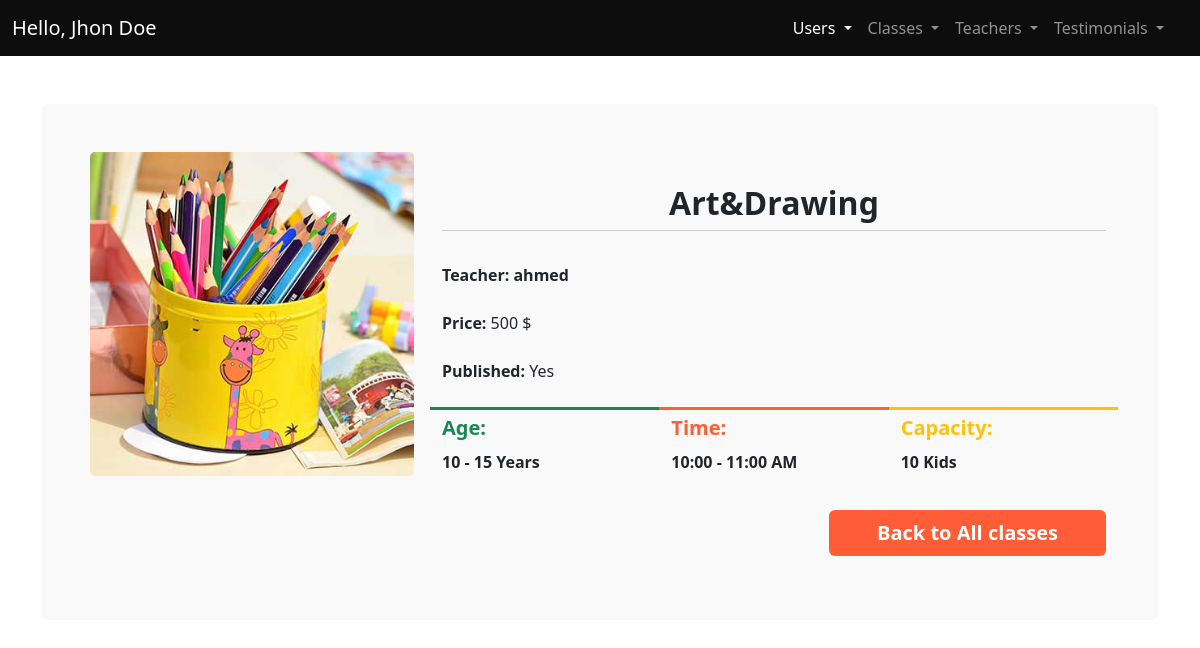
The app's page /admin/class_details.php?id=1 (signed in) with its own data.
### tables this page shows
CREATE TABLE `classes` (
  `id` int(11) NOT NULL,
  `RegDate` timestamp NOT NULL DEFAULT current_timestamp(),
  `classname` varchar(50) NOT NULL,
  `price` float NOT NULL,
  `capacity` int(11) NOT NULL,
  `age1` int(11) NOT NULL,
  `age2` int(11) NOT NULL,
  `time1` time NOT NULL,
  `time2` time NOT NULL,
  `published` enum('Yes','No') NOT NULL,
  `image` varchar(50) NOT NULL,
  `teacher_id` int(11) NOT NULL
);

CREATE TABLE `teachers` (
  `id` int(11) NOT NULL,
  `RegDate` timestamp NOT NULL DEFAULT current_timestamp(),
  `fullname` varchar(50) NOT NULL,
  `jobtitle` varchar(50) NOT NULL,
  `published` enum('Yes','No') NOT NULL,
  `image` varchar(50) NOT NULL
);

### admin/class_details.php (the view, shortened to what this page needs)
<?php
require_once "./includes/conn.php";
if(isset($_GET['id'])){
  try{
$sql = "SELECT * FROM `classes` WHERE id=?";
$stmt = $conn->prepare($sql);
$id=$_GET['id'];
$stmt->execute([$id]);
$class = $stmt->fetch();
$sqltea = "SELECT * FROM `teachers`";
$stmttea = $conn->prepare($sqltea);
$stmttea->execute();
$teachers = $stmttea->fetchAll();
}  catch(PDOException $e){
  $error = "Connection failed: " . $e->getMessage();
}
}
?>
<!DOCTYPE html>
<html lang="en">
  <head>
    <link rel="stylesheet" href="css/main.min.css" />
    <link rel="stylesheet" href="css/styles.css" />
  </head>
  <body>
    <main>
    <?php
      require_once "../includes/nav.php";
      ?>
      <div class="container my-5">
        <div class="bg-light p-5 rounded">
          <div class="card bg-light border-0">
            <div class="row justify-content-center">
              <div class="col-lg-4 col-md-6 col-10">
                <img src="../img/<?php echo $class['image'] ?>" alt="" class="card-img" />
              </div>
              <div class="col-lg-8 col-md-6 col-12 card-body">
                <div class="mb-4 text-center py-2">
                  <h2 class="fw-semibold bg-light card-header"><?php echo $class['classname'] ?></h2>
                </div>
                <div class="mb-4">
                  <p class="card-text">
                    <span value="<?php echo $teacher['id'] ?>"  class="fw-bold" >Teacher:<?php foreach($teachers as $teacher) {
                      ?>
                      <?php echo ($teacher["id"] == $class['teacher_id']) ?   $teacher['fullname']: ""; ?>
                      </span>  <?php } ?>
                  </p>
                </div>
                <div class="mb-4">
                  <p class="card-text">
                    <span class="fw-bold">Price:</span> <?php echo $class['price'] .' ' . '$' ?>
                  </p>
                </div>
                <div class="mb-4">
                  <p class="card-text">
                    <span class="fw-bold">Published:</span> <?php echo $class['published'] ?>
                  </p>
                </div>
                <div class="row">
                  <div class="col-md-4" style="border-top: 3px solid #198754">
                    <p class="text-success fs-5 fw-bold lh-1 pt-2">Age:</p>
                    <p class="lh-1 fw-bold"><?php echo $class['age1'] ?> - <?php echo $class['age2'] ?> Years</p>
                  </div>
                  <div class="col-md-4" style="border-top: 3px solid #fe5d37">
                    <p class="text-primary fs-5 fw-bold lh-1 pt-2">Time:</p>
                    <?php
                    $time1 =  strtotime($class['time1']);
                    $time2 =  strtotime($class['time2']);
                    ?>
                    <p class="lh-1 fw-bold"> <?php echo date('h:i', $time1)?> -  <?php echo date('h:i A', $time2)?> </p>
                  </div>
                  <div class="col-md-4" style="border-top: 3px solid #ffc107">
                    <p class="text-warning fs-5 fw-bold lh-1 pt-2">Capacity:</p>
                    <p class="lh-1 fw-bold"><?php echo  $class['capacity'] . ' ' . 'Kids' ?>  </p>
                  </div>
                </div>
                <div class="text-md-end">
                  <a href="classes.php"
                    class="btn mt-4 btn-primary text-white fs-5 fw-bold border-0 py-2 px-md-5"
                  >
                    Back to All classes
                </a>
                </div>
              </div>
            </div>
          </div>
        </div>
      </div>
    </main>
  </body>
</html>

### records on screen
classes: image (picture), classname "Art&Drawing", price "500", published "Yes", age1 "10", age2 "15", time1 "10:00", time2 "11:00 AM", capacity "10"
teachers: fullname "ahmed"
